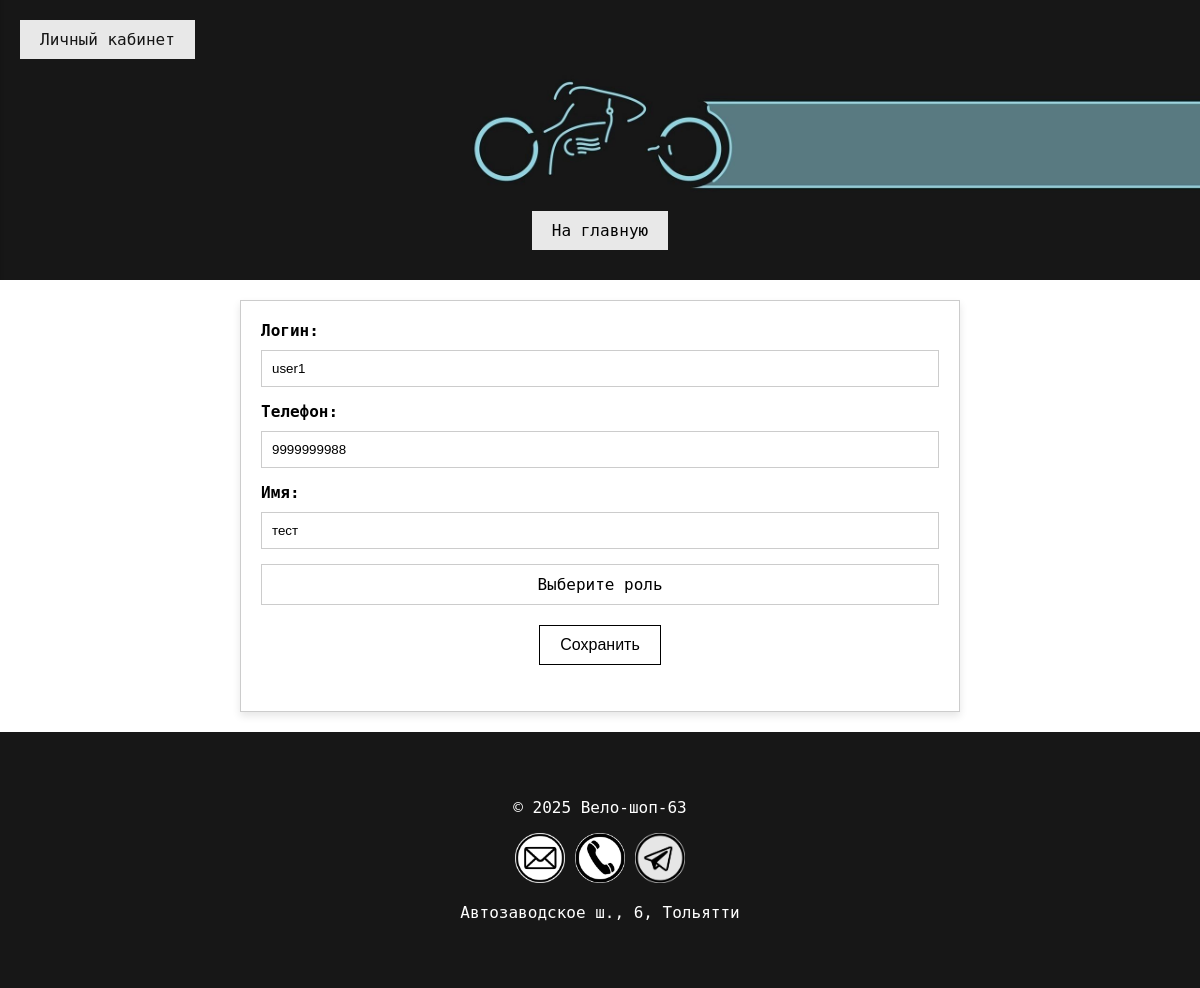
Before: /user/6 with the older database file.
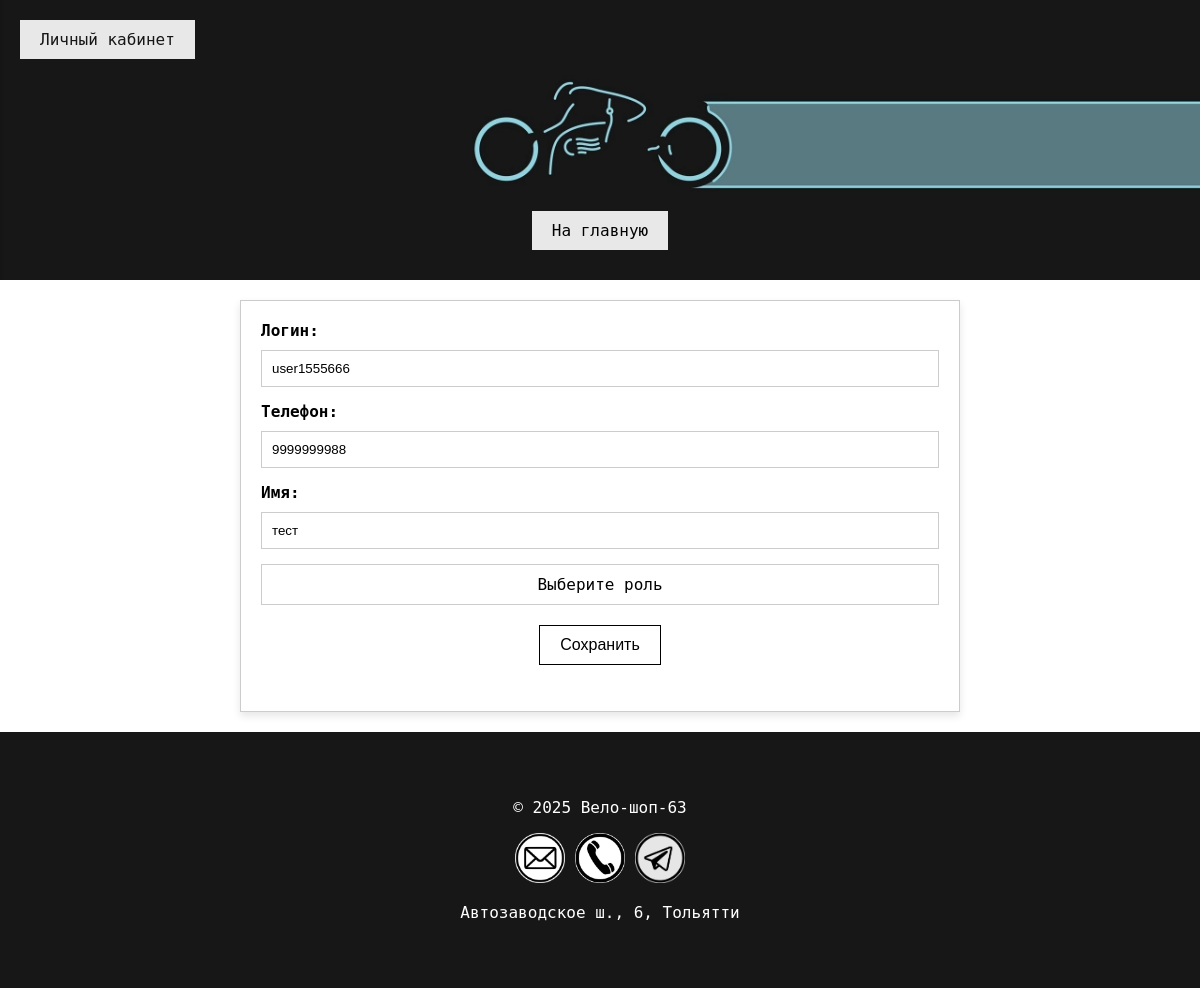
After: the same page with the newer database file.
### tables this page shows
CREATE TABLE users (id_user INTEGER PRIMARY KEY AUTOINCREMENT NOT NULL, login TEXT NOT NULL UNIQUE, password TEXT NOT NULL, phone TEXT, name TEXT, role TEXT);

### app.py (the view)
@application.route('/user/<int:id_user>')
def view_edit_user(id_user):
    conn = get_db_connection()
    users = conn.execute('SELECT * FROM users').fetchall()
    conn.close()
    user = next((item for item in users if item['id_user'] == id_user), None)
    current_year = datetime.now().year
    return render_template('edit_user.html', user=user, current_year=current_year)

### app.py (called while the page is built)
def get_db_connection():
    conn = sqlite3.connect('VeloShop.db')
    conn.row_factory = sqlite3.Row  # Чтобы можно было обращаться к полям по имени
    return conn

### templates/edit_user.html (shortened to what this page needs)
<html lang="ru">
<head>
    <link rel="stylesheet" href="{{ url_for('static', filename='css/styles.css') }}">
    <link rel="stylesheet" href="https://cdnjs.cloudflare.com/ajax/libs/animate.css/4.1.1/animate.min.css"/>
</head>
<body>
    <header>
        <a href="/" class="main-button">На главную</a>
    </header>
    <a href="/sign_in" class="admin-button">
        <span>Личный кабинет</span>
    </a>
    <main class="main-edit-user">
        <form action="/edit_user" method="POST" enctype="multipart/form-data">
            <label for="login">Логин:</label>
            <input type="text" id="login" name="login" required value="{{user.login}}"><br>
            <label for="phone">Телефон:</label>
            <input type="text" id="phone" name="phone" required value="{{user.phone}}"><br>
            <label for="name">Имя:</label>
            <input type="text" id="name" name="name" required value="{{user.name}}"><br>
            <div class="custom-select">
                <div class="select-selected">Выберите роль</div>
            </div>
            <input type="hidden" id="id" name="id" required value="{{user.id_user}}"><br>
            <button class="edit-user" type="submit">Сохранить</button>
        </form>
    </main>
    <footer>
        <p>© 2025 Вело-шоп-63</p>
        <div class="contacts">
            <a href="mailto:info@veloshop63.com"><img src="/images/email-icon.png" alt="Почта" width="50"></a>
            <a href="tel:+7986533688"><img src="/images/phone-icon.png" alt="Телефон" width="50"></a>
            <a href="https://t.me/veloshop63"><img src="/images/tg-icon.png" alt="Телеграмм" width="50"></a>
            <p>Автозаводское ш., 6, Тольятти</p>
        </div>
    </footer>
</body>
</html>

Changed rows visible on the page:
changed users "тест": login "user1" → "user1555666"
